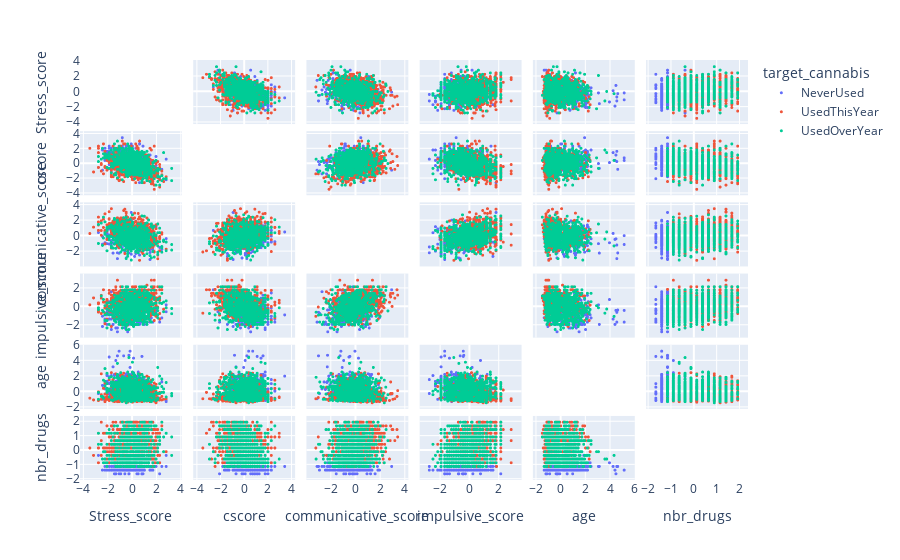

Notebook cell for this chart:
### Code cell
fig = px.scatter_matrix(
    ind_actifs_quant,
    dimensions= features,
    color = 'target_cannabis',
)
fig.update_traces(diagonal_visible=False,marker={'size': 3})
fig.show()

### Figure 1 — Plotly figure (JSON) as saved in the notebook; plotly's stock layout.template omitted (floating-point values rounded to 4 significant figures; data arrays with more than 128 entries replaced by an {"elided": "..."} marker saying what was removed)
{"data": [{"diagonal": {"visible": false}, "dimensions": [{"axis": {"matches": true}, "label": "Stress_score", "values": {"elided": "412 float values"}}, {"axis": {"matches": true}, "label": "cscore", "values": {"elided": "412 float values"}}, {"axis": {"matches": true}, "label": "communicative_score", "values": {"elided": "412 float values"}}, {"axis": {"matches": true}, "label": "impulsive_score", "values": {"elided": "412 float values"}}, {"axis": {"matches": true}, "label": "age", "values": {"elided": "412 float values"}}, {"axis": {"matches": true}, "label": "nbr_drugs", "values": {"elided": "412 float values"}}], "hovertemplate": "target_cannabis=NeverUsed<br>%{xaxis.title.text}=%{x}<br>%{yaxis.title.text}=%{y}<extra></extra>", "legendgroup": "NeverUsed", "marker": {"color": "#636efa", "size": 3, "symbol": "circle"}, "name": "NeverUsed", "showlegend": true, "type": "splom"}, {"diagonal": {"visible": false}, "dimensions": [{"axis": {"matches": true}, "label": "Stress_score", "values": {"elided": "778 float values"}}, {"axis": {"matches": true}, "label": "cscore", "values": {"elided": "778 float values"}}, {"axis": {"matches": true}, "label": "communicative_score", "values": {"elided": "778 float values"}}, {"axis": {"matches": true}, "label": "impulsive_score", "values": {"elided": "778 float values"}}, {"axis": {"matches": true}, "label": "age", "values": {"elided": "778 float values"}}, {"axis": {"matches": true}, "label": "nbr_drugs", "values": {"elided": "778 float values"}}], "hovertemplate": "target_cannabis=UsedThisYear<br>%{xaxis.title.text}=%{x}<br>%{yaxis.title.text}=%{y}<extra></extra>", "legendgroup": "UsedThisYear", "marker": {"color": "#EF553B", "size": 3, "symbol": "circle"}, "name": "UsedThisYear", "showlegend": true, "type": "splom"}, {"diagonal": {"visible": false}, "dimensions": [{"axis": {"matches": true}, "label": "Stress_score", "values": {"elided": "679 float values"}}, {"axis": {"matches": true}, "label": "cscore", "values": {"elided": "679 float values"}}, {"axis": {"matches": true}, "label": "communicative_score", "values": {"elided": "679 float values"}}, {"axis": {"matches": true}, "label": "impulsive_score", "values": {"elided": "679 float values"}}, {"axis": {"matches": true}, "label": "age", "values": {"elided": "679 float values"}}, {"axis": {"matches": true}, "label": "nbr_drugs", "values": {"elided": "679 float values"}}], "hovertemplate": "target_cannabis=UsedOverYear<br>%{xaxis.title.text}=%{x}<br>%{yaxis.title.text}=%{y}<extra></extra>", "legendgroup": "UsedOverYear", "marker": {"color": "#00cc96", "size": 3, "symbol": "circle"}, "name": "UsedOverYear", "showlegend": true, "type": "splom"}], "layout": {"dragmode": "select", "legend": {"title": {"text": "target_cannabis"}, "tracegroupgap": 0}, "margin": {"t": 60}}}
